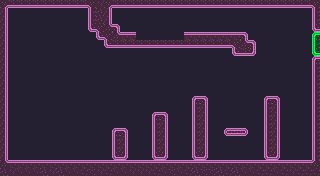

Tiled map render using the project's own tile images. Description and the whole map definition, tile-layer contents included, below:
An orthogonal 40x22 tile map with 8x8 px tiles, 1 tile layer (Tile Layer 1) and 1 object.

<map version="1.10" tiledversion="1.10.2" orientation="orthogonal" renderorder="right-down" width="40" height="22" tilewidth="8" tileheight="8" infinite="0" backgroundcolor="#241f31" nextlayerid="3" nextobjectid="2">
 <tileset firstgid="1" source="../../../purple.tsx" />
 <layer id="1" name="Tile Layer 1" width="40" height="22">
  <data encoding="csv">
37,34,34,34,34,34,34,34,34,34,34,38,5,37,34,34,34,34,34,34,34,34,34,34,34,34,34,34,34,34,34,34,34,34,34,34,34,34,34,38,
19,0,0,0,0,0,0,0,0,0,0,17,6,19,0,0,0,0,0,0,0,0,0,0,0,0,0,0,0,0,0,0,0,0,0,0,0,0,0,17,
19,0,0,0,0,0,0,0,0,0,0,17,6,19,0,0,0,0,0,0,0,0,0,0,0,0,0,0,0,0,0,0,0,0,0,0,0,0,0,17,
19,0,0,0,0,0,0,0,0,0,0,33,38,53,3,0,0,0,0,0,0,0,0,0,0,0,0,0,0,0,0,0,0,0,0,0,0,0,0,33,
19,0,0,0,0,0,0,0,0,0,0,0,33,38,53,2,2,0,0,0,0,0,0,2,2,2,2,2,2,2,3,0,0,0,0,0,0,0,0,65,
19,0,0,0,0,0,0,0,0,0,0,0,0,33,34,34,34,34,34,34,34,34,34,34,34,34,34,34,34,38,53,3,0,0,0,0,0,0,0,81,
19,0,0,0,0,0,0,0,0,0,0,0,0,0,0,0,0,0,0,0,0,0,0,0,0,0,0,0,0,33,34,35,0,0,0,0,0,0,0,97,
19,0,0,0,0,0,0,0,0,0,0,0,0,0,0,0,0,0,0,0,0,0,0,0,0,0,0,0,0,0,0,0,0,0,0,0,0,0,0,1,
19,0,0,0,0,0,0,0,0,0,0,0,0,0,0,0,0,0,0,0,0,0,0,0,0,0,0,0,0,0,0,0,0,0,0,0,0,0,0,17,
19,0,0,0,0,0,0,0,0,0,0,0,0,0,0,0,0,0,0,0,0,0,0,0,0,0,0,0,0,0,0,0,0,0,0,0,0,0,0,17,
19,0,0,0,0,0,0,0,0,0,0,0,0,0,0,0,0,0,0,0,0,0,0,0,0,0,0,0,0,0,0,0,0,0,0,0,0,0,0,17,
19,0,0,0,0,0,0,0,0,0,0,0,0,0,0,0,0,0,0,0,0,0,0,0,0,0,0,0,0,0,0,0,0,0,0,0,0,0,0,17,
19,0,0,0,0,0,0,0,0,0,0,0,0,0,0,0,0,0,0,0,0,0,0,0,1,3,0,0,0,0,0,0,0,1,3,0,0,0,0,17,
19,0,0,0,0,0,0,0,0,0,0,0,0,0,0,0,0,0,0,0,0,0,0,0,17,19,0,0,0,0,0,0,0,17,19,0,0,0,0,17,
19,0,0,0,0,0,0,0,0,0,0,0,0,0,0,0,0,0,0,1,3,0,0,0,17,19,0,0,0,0,0,0,0,17,19,0,0,0,0,17,
19,0,0,0,0,0,0,0,0,0,0,0,0,0,0,0,0,0,0,17,19,0,0,0,17,19,0,0,0,0,0,0,0,17,19,0,0,0,0,17,
19,0,0,0,0,0,0,0,0,0,0,0,0,0,1,3,0,0,0,17,19,0,0,0,17,19,0,0,49,50,51,0,0,17,19,0,0,0,0,17,
19,0,0,0,0,0,0,0,0,0,0,0,0,0,17,19,0,0,0,17,19,0,0,0,17,19,0,0,0,0,0,0,0,17,19,0,0,0,0,17,
19,0,0,0,0,0,0,0,0,0,0,0,0,0,17,19,0,0,0,17,19,0,0,0,17,19,0,0,0,0,0,0,0,17,19,0,0,0,0,17,
19,0,0,0,0,0,0,0,0,0,0,0,0,0,33,35,0,0,0,33,35,0,0,0,33,35,0,0,0,0,0,0,0,33,35,0,0,0,0,17,
53,2,2,2,2,2,2,2,2,2,2,2,2,2,2,2,2,2,2,2,2,2,2,2,2,2,2,2,2,2,2,2,2,2,2,2,2,2,2,54,
6,5,22,22,22,6,5,6,22,22,21,18,5,21,22,22,5,5,5,21,22,18,22,21,6,18,18,6,21,6,22,22,21,21,22,21,5,21,21,21
</data>
 </layer>
 <objectgroup id="2" name="Object Layer 1">
  <object id="1" gid="193" x="136" y="16" width="8" height="8">
   <properties>
    <property name="destination" value="assets/levels/MAIN/W1/02.tmx" />
   </properties>
  </object>
 </objectgroup>
</map>
